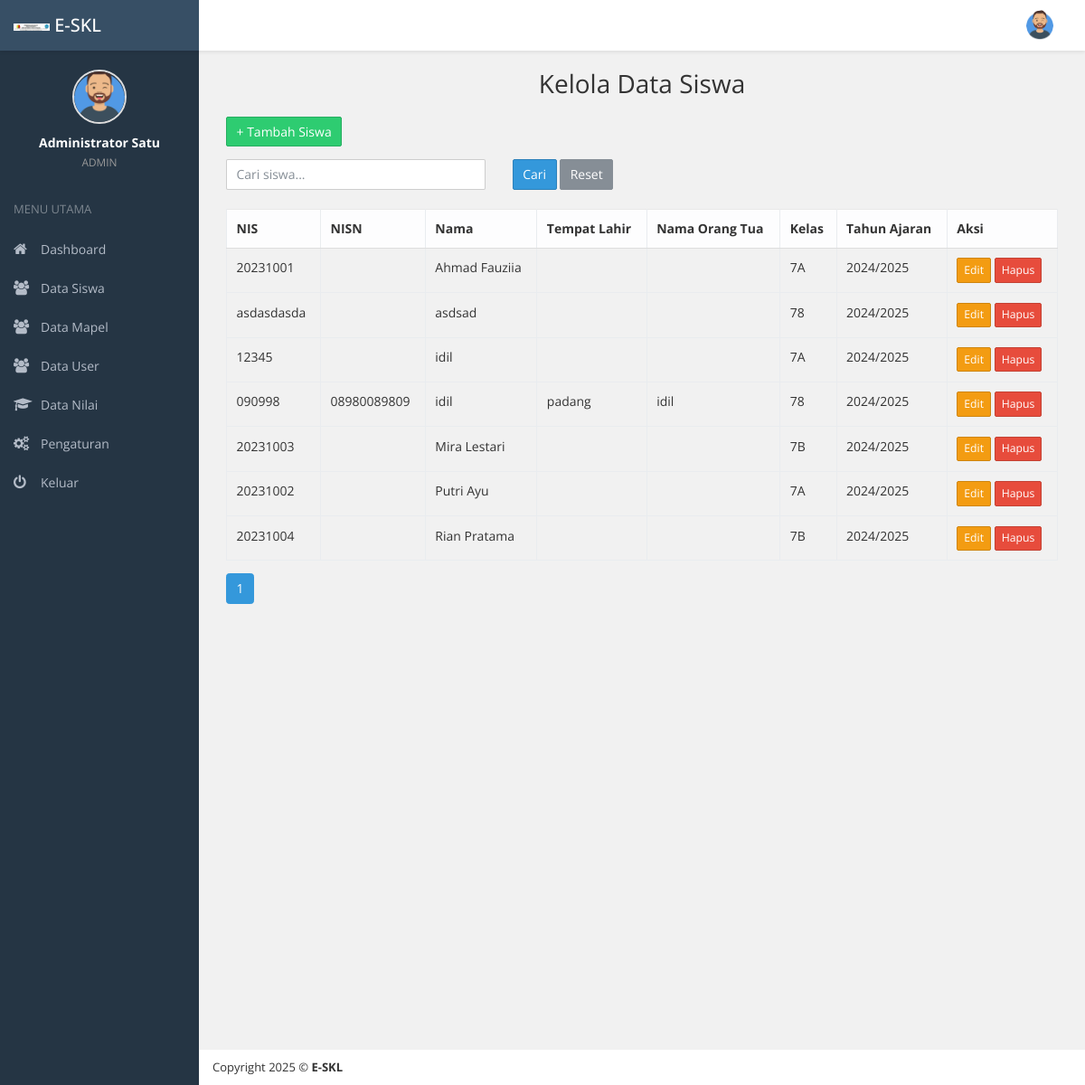
Screenshot of /admin/data_siswa.php (signed in) with the database file from the repository.
### tables this page shows
CREATE TABLE `settings` (
  `id` int(11) NOT NULL,
  `tahun_ajaran` varchar(20) NOT NULL,
  `logo` varchar(255) DEFAULT NULL,
  `kop_surat` text DEFAULT NULL,
  `jadwal_pengumuman` datetime DEFAULT NULL,
  `nama_kepala_sekolah` varchar(100) DEFAULT NULL,
  `nip_kepala_sekolah` varchar(30) DEFAULT NULL,
  `nama_sekolah` varchar(255) NOT NULL
);

CREATE TABLE `users` (
  `id` int(11) NOT NULL,
  `username` varchar(50) NOT NULL,
  `password` varchar(255) NOT NULL,
  `nama_lengkap` varchar(100) DEFAULT NULL,
  `role` enum('admin','guru_mapel','wali_kelas','siswa') NOT NULL,
  `kode_mapel` varchar(10) DEFAULT NULL,
  `kelas_wali` varchar(10) DEFAULT NULL
);

CREATE TABLE `siswa` (
  `nis` varchar(20) NOT NULL,
  `nisn` varchar(20) DEFAULT NULL,
  `nama` varchar(100) NOT NULL,
  `tempat_lahir` varchar(100) DEFAULT NULL,
  `nama_orang_tua` varchar(100) DEFAULT NULL,
  `kelas` varchar(10) NOT NULL,
  `tahun_ajaran` varchar(20) NOT NULL,
  `password` varchar(255) DEFAULT NULL,
  `status_kelulusan` enum('Lulus','Lulus Bersyarat','Tidak Lulus') DEFAULT NULL
);

### admin/data_siswa.php (the view, shortened to what this page needs)
<?php
include('../includes/koneksi.php');
$id_user = $_SESSION['id_user'];
$user = mysqli_fetch_assoc(mysqli_query($conn, "SELECT * FROM users WHERE id = '$id_user'"));
$settings = mysqli_fetch_assoc(mysqli_query($conn, "SELECT * FROM settings LIMIT 1"));
$cari = isset($_GET['cari']) ? $_GET['cari'] : '';
$limit = 10;
$page = isset($_GET['page']) ? (int) $_GET['page'] : 1;
$start = ($page - 1) * $limit;
$total_query = mysqli_query($conn, "SELECT COUNT(*) as total FROM siswa WHERE
    nis LIKE '%$cari%' OR nama LIKE '%$cari%' OR kelas LIKE '%$cari%'");
$total = mysqli_fetch_assoc($total_query)['total'];
$pages = ceil($total / $limit);
$result = mysqli_query($conn, "SELECT * FROM siswa
    WHERE nis LIKE '%$cari%' OR nama LIKE '%$cari%' OR kelas LIKE '%$cari%'
    ORDER BY nama ASC
    LIMIT $start, $limit");
?>
<!DOCTYPE html>
<html lang="id">
<head>
    <link rel="stylesheet" href="../assets/back/vendors/bootstrap/dist/css/bootstrap.min.css">
    <link rel="stylesheet" href="../assets/back/vendors/font-awesome/css/font-awesome.min.css">
    <link rel="stylesheet" href="../assets/back/css/main.min.css">
    <link rel="stylesheet" href="../assets/back/css/costum.css">
</head>
<body class="fixed-navbar fixed-layout">
<div class="page-wrapper">
    <header class="header">
        <div class="page-brand">
            <a class="link" href="index.php">
                <img src="<?= $settings['logo'] ?>" width="40" alt="LOGO">
                <span class="brand">E-SKL</span>
            </a>
        </div>
        <div class="flexbox flex-1">
            <ul class="nav navbar-toolbar">
                <li><a class="nav-link sidebar-toggler js-sidebar-toggler"><i class="ti-menu"></i></a></li>
            </ul>
            <ul class="nav navbar-toolbar">
                <li class="dropdown dropdown-user">
                    <a class="nav-link dropdown-toggle link" data-toggle="dropdown">
                        <img src="../assets/back/img/admin.png">
                    </a>
                </li>
            </ul>
        </div>
    </header>
    <?php include 'menu.php'; ?>
    <div class="content-wrapper">
        <div class="container-fluid">
            <h2 class="text-center mt-4 mb-4">Kelola Data Siswa</h2>
            <div class="mb-3 text-end">
                <button class="btn btn-success" data-toggle="modal" data-target="#modalTambahSiswa">+ Tambah Siswa</button>
            </div>
            <form method="GET" action="" class="mb-3">
                <div class="row">
                    <div class="col-md-4 mb-2">
                        <input type="text" name="cari" class="form-control" placeholder="Cari siswa..." value="<?= htmlspecialchars($cari) ?>">
                    </div>
                    <div class="col-md-2 mb-2">
                        <button type="submit" class="btn btn-primary">Cari</button>
                        <a href="data_siswa.php" class="btn btn-secondary">Reset</a>
                    </div>
                </div>
            </form>
            <div class="table-responsive">
                <table class="table table-bordered table-hover">
                    <thead class="table-light">
                        <tr>
                            <th>NIS</th>
                            <th>NISN</th>
                            <th>Nama</th>
                            <th>Tempat Lahir</th>
                            <th>Nama Orang Tua</th>
                            <th>Kelas</th>
                            <th>Tahun Ajaran</th>
                            <th>Aksi</th>
                        </tr>
                    </thead>
                    <tbody>
                        <?php if (mysqli_num_rows($result) > 0): ?>
                            <?php while ($row = mysqli_fetch_assoc($result)) { ?>
                            <tr>
                                <td><?= $row['nis']; ?></td>
                                <td><?= $row['nisn']; ?></td>
                                <td><?= $row['nama']; ?></td>
                                <td><?= $row['tempat_lahir']; ?></td>
                                <td><?= $row['nama_orang_tua']; ?></td>
                                <td><?= $row['kelas']; ?></td>
                                <td><?= $row['tahun_ajaran']; ?></td>
                                <td>
                                    <a href="edit_siswa.php?nis=<?= $row['nis']; ?>" class="btn btn-warning btn-sm">Edit</a>
                                    <a href="delete_siswa.php?nis=<?= $row['nis']; ?>" class="btn btn-danger btn-sm" onclick="return confirm('Yakin hapus?')">Hapus</a>
                                </td>
                            </tr>
                            <?php } ?>
                        <?php else: ?>
                            <tr><td colspan="8" class="text-center">Data tidak ditemukan</td></tr>
                        <?php endif; ?>
                    </tbody>
                </table>
            </div>
            <nav>
                <ul class="pagination">
                    <?php for ($i = 1; $i <= $pages; $i++): ?>
                        <li class="page-item <?= ($i == $page) ? 'active' : '' ?>">
                            <a class="page-link" href="?page=<?= $i ?>&cari=<?= urlencode($cari) ?>"><?= $i ?></a>
                        </li>
                    <?php endfor; ?>
                </ul>
            </nav>
        </div>
        <footer class="page-footer mt-4">
            <div class="font-13">Copyright <?= date('Y') ?> © <b>E-SKL</b></div>
        </footer>
    </div>
</div>
</body>
</html>

### admin/menu.php (shortened to what this page needs)
<div class="page-sidebar">
    <div class="profile text-center py-4">
        <div class="profile-image">
            <img src="../assets/back/img/admin.png" alt="Admin" />
        </div>
        <div class="profile-info">
            <span class="font-weight-bold"><?= $user['nama_lengkap'] ?></span><br>
            <small class="text-muted"><?= strtoupper($user['role']) ?></small>
        </div>
    </div>
    <ul class="side-menu metismenu">
        <li class="heading">MENU UTAMA</li>
        <li>
            <a href="index.php"><i class="sidebar-item-icon fa fa-home"></i>
                <span class="nav-label">Dashboard</span>
            </a>
        </li>
        <li>
            <a href="data_siswa.php"><i class="sidebar-item-icon fa fa-users"></i>
                <span class="nav-label">Data Siswa</span>
            </a>
        </li>
        <li>
            <a href="data_mapel.php"><i class="sidebar-item-icon fa fa-users"></i>
                <span class="nav-label">Data Mapel</span>
            </a>
        </li>
        <li>
            <a href="data_user.php"><i class="sidebar-item-icon fa fa-users"></i>
                <span class="nav-label">Data User</span>
            </a>
        </li>
        <li>
            <a href="data_nilai.php"><i class="sidebar-item-icon fa fa-graduation-cap"></i>
                <span class="nav-label">Data Nilai</span>
            </a>
        </li>
        <li>
            <a href="pengaturan.php"><i class="sidebar-item-icon fa fa-cogs"></i>
                <span class="nav-label">Pengaturan</span>
            </a>
        </li>
        <li>
            <a href="logout.php"><i class="sidebar-item-icon fa fa-power-off"></i>
                <span class="nav-label">Keluar</span>
            </a>
        </li>
    </ul>
</div>

### admin/menu.php (style rules this page uses)
.profile-image img { width: 60px; height: 60px; object-fit: cover; border-radius: 50%; border: 2px solid #ddd; }
.profile-info { padding-top: 10px; color: white; }

### rows the page displays
settings: logo (picture)
users: nama_lengkap "Administrator Satu", role "ADMIN"
siswa: nis "20231001", nama "Ahmad Fauziia", kelas "7A", tahun_ajaran "2024/2025"
siswa: nis "asdasdasda", nama "asdsad", kelas "78", tahun_ajaran "2024/2025"
siswa: nis "12345", nama "idil", kelas "7A", tahun_ajaran "2024/2025"
siswa: nis "090998", nisn "08980089809", nama "idil", tempat_lahir "padang", nama_orang_tua "idil", kelas "78", tahun_ajaran "2024/2025"
siswa: nis "20231003", nama "Mira Lestari", kelas "7B", tahun_ajaran "2024/2025"
siswa: nis "20231002", nama "Putri Ayu", kelas "7A", tahun_ajaran "2024/2025"
siswa: nis "20231004", nama "Rian Pratama", kelas "7B", tahun_ajaran "2024/2025"
